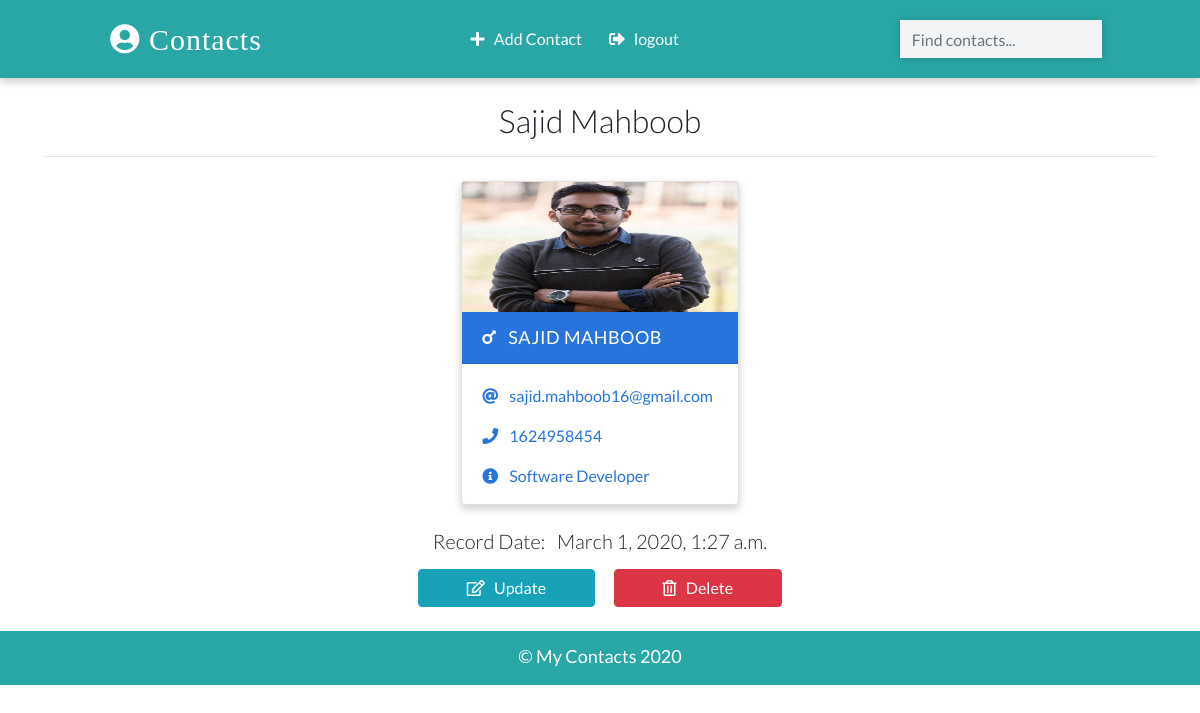
Page /detail/1/ (signed in) on the committed database.
### cms/models.py (models this page shows, shortened)
class Contact(models.Model):
    manager = models.ForeignKey(User, on_delete = models.CASCADE, default = None)
    name = models.CharField(max_length=20)
    email = models.EmailField(max_length=100)
    phone = models.IntegerField()
    info = models.CharField(max_length=30)
    gender = models.CharField(max_length=50, choices=(
        ('male', 'Male'),
        ('female', 'Female'),
    ))
    image = models.ImageField(upload_to='images/', blank=True)
    date_added = models.DateTimeField(default = datetime.now)
    class Meta:
        ordering = ['-id']

### cms/views.py (the view)
# urls.py: path('detail/<pk>/', views.DetailPageView.as_view(), name='detail'),
class DetailPageView(LoginRequiredMixin, DetailView):
    template_name = 'detail.html'
    model = Contact
    context_object_name = 'contacts'

### templates/detail.html (shortened to what this page needs)
{% extends 'base.html' %}
{% load static %}
{% block main_content %}
{% if contacts.manager == request.user %}
    <div class="container">
      <h2 class="heading font-weight-light text-center">{{ contacts.name }}</h2>
      <hr />
    </div>
    <div class="container main-part">
      {% include 'partials/_card.html' %}
    </div>
    <div class="container mt-3">
        <h5 class="text-center my-3 font-weight-light">Record Date: &nbsp; {{contacts.date_added}}</h5>
        <p class="text-center text-light">
            <a class="btn btn-info px-5" href="{% url 'update' contacts.id %}">
                <i class="far fa-edit"></i> &nbsp; Update
            </a>
            <a class="btn btn-danger px-5" href="{% url 'delete' contacts.id %}">
                <i class="far fa-trash-alt"></i> &nbsp; Delete
            </a>
        </p>
    </div>
{% else %}
    <div class="container">
      <h2 class="heading font-weight-light text-center">You don't have access to this page!</h2>
    </div>
{% endif %}
{% endblock main_content %}

### templates/partials/_card.html (shortened to what this page needs)
{% load static %}
{% if contacts.gender == 'male' %}
    <div class="card my-2 mx-2 boy-card {% if 'detail' in request.path %} mx-auto w-25 {% endif %} ">
        <img src="{% if contacts.image %}
        {{contacts.image.url}}
        {% else %}
        {% static 'images/boy.png' %}
        {% endif %}" class="img-fluid" />
        <div class="card-header">
        <a href="{% url 'detail' contacts.id %}" class="text-white header-link"
            ><i class="fas fa-mars mr-2"></i> {{contacts.name}}</a>
        </div>
        <div class="card-body pb-0">
        <p>
            <i class="fas fa-at mr-2"></i>
            <a href="mailto:sajid.mahboob16@gmail.com">{{contacts.email}} </a>
        </p>
        <p>
            <i class="fas fa-phone mr-2"></i>
            <a href="tel:01624958454">{{contacts.phone}}</a>
        </p>
        <p><i class="fas fa-info-circle mr-2"></i> {{contacts.info}}</p>
        </div>
    </div>
 {% endif %}

### static/css/main.css (style rules this page uses)
:root { --back: #29a7a6; --girl: #e64298; --boy: #2874dd; }
body { font-family: Lato, sans-serif; }
.card { box-shadow: 0 4px 8px 0 rgba(0, 0, 0, 0.2); transition: 0.3s; min-width: 250px; box-sizing: border-box; }
img { height: 130px !important; }
.card-header { font-size: 18px; letter-spacing: 0.5px; text-transform: uppercase; }
.boy-card .card-header { background-color: var(--boy); }
.boy-card .card-body, .boy-card .card-body p a { color: var(--boy); }
.card-body p { cursor: pointer; }
.main-part { display: flex; flex-wrap: wrap; justify-content: space-evenly; }

### rows in the picture
Contact: name "Sajid Mahboob", image (picture), name "SAJID MAHBOOB", email "sajid.mahboob16@gmail.com", phone "1624958454", info "Software Developer", date_added "March 1, 2020, 1:27 a.m."
